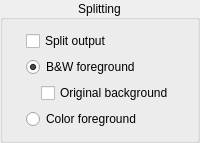
              <widget class="QGroupBox" name="splittingOptions">
               <property name="styleSheet">
                <string notr="true"/>
               </property>
               <property name="title">
                <string>Splitting</string>
               </property>
               <property name="alignment">
                <set>Qt::AlignCenter</set>
               </property>
               <layout class="QVBoxLayout" name="verticalLayout_21">
                <item>
                 <layout class="QHBoxLayout" name="horizontalLayout_18">
                  <item>
                   <spacer name="horizontalSpacer_47">
                    <property name="orientation">
                     <enum>Qt::Horizontal</enum>
                    </property>
                    <property name="sizeHint" stdset="0">
                     <size>
                      <width>1</width>
                      <height>1</height>
                     </size>
                    </property>
                   </spacer>
                  </item>
                  <item>
                   <layout class="QVBoxLayout" name="verticalLayout_22">
                    <item>
                     <widget class="QCheckBox" name="splittingCB">
                      <property name="text">
                       <string>Split output</string>
                      </property>
                      <property name="toolTip">
                       <string>Save the foreground and background layers as separate output files.</string>
                      </property>
                     </widget>
                    </item>
                    <item>
                     <widget class="QRadioButton" name="bwForegroundRB">
                      <property name="text">
                       <string>B&amp;&amp;W foreground</string>
                      </property>
                      <property name="checked">
                       <bool>true</bool>
                      </property>
                      <property name="toolTip">
                       <string>Use black-and-white processing for the foreground.</string>
                      </property>
                     </widget>
                    </item>
                    <item>
                     <layout class="QHBoxLayout" name="horizontalLayout_27">
                      <item>
                       <spacer name="horizontalSpacer_59">
                        <property name="orientation">
                         <enum>Qt::Horizontal</enum>
                        </property>
                        <property name="sizeType">
                         <enum>QSizePolicy::Minimum</enum>
                        </property>
                        <property name="sizeHint" stdset="0">
                         <size>
                          <width>15</width>
                          <height>1</height>
                         </size>
                        </property>
                       </spacer>
                      </item>
                      <item>
                       <widget class="QCheckBox" name="originalBackgroundCB">
                        <property name="toolTip">
                         <string>Save the original background of the foreground layer.</string>
                        </property>
                        <property name="text">
                         <string>Original background</string>
                        </property>
                       </widget>
                      </item>
                     </layout>
                    </item>
                    <item>
                     <widget class="QRadioButton" name="colorForegroundRB">
                      <property name="text">
                       <string>Color foreground</string>
                      </property>
                      <property name="toolTip">
                       <string>Keep the foreground in color or grayscale.</string>
                      </property>
                     </widget>
                    </item>
                   </layout>
                  </item>
                  <item>
                   <spacer name="horizontalSpacer_48">
                    <property name="orientation">
                     <enum>Qt::Horizontal</enum>
                    </property>
                    <property name="sizeHint" stdset="0">
                     <size>
                      <width>1</width>
                      <height>1</height>
                     </size>
                    </property>
                   </spacer>
                  </item>
                 </layout>
                </item>
               </layout>
              </widget>
